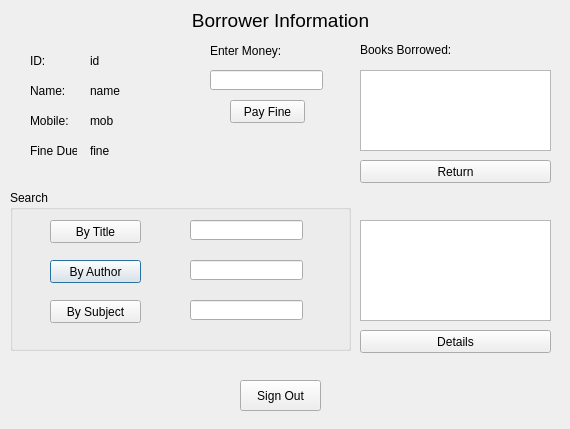
<?xml version="1.0" encoding="UTF-8"?>
<ui version="4.0">
 <class>BorrowerData</class>
 <widget class="QDialog" name="BorrowerData">
  <property name="geometry">
   <rect>
    <x>0</x>
    <y>0</y>
    <width>570</width>
    <height>429</height>
   </rect>
  </property>
  <property name="windowTitle">
   <string>Dialog</string>
  </property>
  <widget class="QLabel" name="label_2">
   <property name="geometry">
    <rect>
     <x>30</x>
     <y>80</y>
     <width>47</width>
     <height>21</height>
    </rect>
   </property>
   <property name="text">
    <string>Name:</string>
   </property>
  </widget>
  <widget class="QLabel" name="stuID">
   <property name="geometry">
    <rect>
     <x>90</x>
     <y>50</y>
     <width>101</width>
     <height>21</height>
    </rect>
   </property>
   <property name="text">
    <string>id</string>
   </property>
  </widget>
  <widget class="QLabel" name="label">
   <property name="geometry">
    <rect>
     <x>30</x>
     <y>50</y>
     <width>47</width>
     <height>21</height>
    </rect>
   </property>
   <property name="text">
    <string>ID:</string>
   </property>
  </widget>
  <widget class="QLabel" name="stuMob">
   <property name="geometry">
    <rect>
     <x>90</x>
     <y>110</y>
     <width>101</width>
     <height>21</height>
    </rect>
   </property>
   <property name="text">
    <string>mob</string>
   </property>
  </widget>
  <widget class="QLabel" name="label_5">
   <property name="geometry">
    <rect>
     <x>360</x>
     <y>40</y>
     <width>91</width>
     <height>20</height>
    </rect>
   </property>
   <property name="text">
    <string>Books Borrowed: </string>
   </property>
  </widget>
  <widget class="QLabel" name="label_4">
   <property name="geometry">
    <rect>
     <x>120</x>
     <y>10</y>
     <width>321</width>
     <height>20</height>
    </rect>
   </property>
   <property name="font">
    <font>
     <pointsize>14</pointsize>
    </font>
   </property>
   <property name="layoutDirection">
    <enum>Qt::LeftToRight</enum>
   </property>
   <property name="styleSheet">
    <string notr="true"/>
   </property>
   <property name="text">
    <string>Borrower Information</string>
   </property>
   <property name="alignment">
    <set>Qt::AlignCenter</set>
   </property>
  </widget>
  <widget class="QGroupBox" name="groupBox">
   <property name="geometry">
    <rect>
     <x>10</x>
     <y>190</y>
     <width>341</width>
     <height>161</height>
    </rect>
   </property>
   <property name="title">
    <string>Search</string>
   </property>
   <widget class="QPushButton" name="author_btn_2">
    <property name="geometry">
     <rect>
      <x>40</x>
      <y>70</y>
      <width>91</width>
      <height>23</height>
     </rect>
    </property>
    <property name="text">
     <string>By Author</string>
    </property>
   </widget>
   <widget class="QLineEdit" name="title_2">
    <property name="geometry">
     <rect>
      <x>180</x>
      <y>30</y>
      <width>113</width>
      <height>20</height>
     </rect>
    </property>
   </widget>
   <widget class="QLineEdit" name="subject_2">
    <property name="geometry">
     <rect>
      <x>180</x>
      <y>110</y>
      <width>113</width>
      <height>20</height>
     </rect>
    </property>
   </widget>
   <widget class="QLineEdit" name="author_2">
    <property name="geometry">
     <rect>
      <x>180</x>
      <y>70</y>
      <width>113</width>
      <height>20</height>
     </rect>
    </property>
   </widget>
   <widget class="QPushButton" name="subject_btn_2">
    <property name="geometry">
     <rect>
      <x>40</x>
      <y>110</y>
      <width>91</width>
      <height>23</height>
     </rect>
    </property>
    <property name="text">
     <string>By Subject</string>
    </property>
   </widget>
   <widget class="QPushButton" name="title_btn_2">
    <property name="geometry">
     <rect>
      <x>40</x>
      <y>30</y>
      <width>91</width>
      <height>23</height>
     </rect>
    </property>
    <property name="text">
     <string>By Title</string>
    </property>
   </widget>
  </widget>
  <widget class="QLabel" name="stuName">
   <property name="geometry">
    <rect>
     <x>90</x>
     <y>80</y>
     <width>101</width>
     <height>21</height>
    </rect>
   </property>
   <property name="text">
    <string>name</string>
   </property>
  </widget>
  <widget class="QPushButton" name="signOut">
   <property name="geometry">
    <rect>
     <x>240</x>
     <y>380</y>
     <width>81</width>
     <height>31</height>
    </rect>
   </property>
   <property name="text">
    <string>Sign Out</string>
   </property>
  </widget>
  <widget class="QListWidget" name="listWidget">
   <property name="geometry">
    <rect>
     <x>360</x>
     <y>70</y>
     <width>191</width>
     <height>81</height>
    </rect>
   </property>
  </widget>
  <widget class="QLabel" name="label_3">
   <property name="geometry">
    <rect>
     <x>30</x>
     <y>110</y>
     <width>47</width>
     <height>21</height>
    </rect>
   </property>
   <property name="text">
    <string>Mobile:</string>
   </property>
  </widget>
  <widget class="QListWidget" name="listWidget_2">
   <property name="geometry">
    <rect>
     <x>360</x>
     <y>220</y>
     <width>191</width>
     <height>101</height>
    </rect>
   </property>
  </widget>
  <widget class="QLabel" name="label_6">
   <property name="geometry">
    <rect>
     <x>360</x>
     <y>190</y>
     <width>191</width>
     <height>21</height>
    </rect>
   </property>
   <property name="text">
    <string/>
   </property>
   <property name="alignment">
    <set>Qt::AlignCenter</set>
   </property>
  </widget>
  <widget class="QPushButton" name="details">
   <property name="geometry">
    <rect>
     <x>360</x>
     <y>330</y>
     <width>191</width>
     <height>23</height>
    </rect>
   </property>
   <property name="text">
    <string>Details</string>
   </property>
  </widget>
  <widget class="QLabel" name="label_7">
   <property name="geometry">
    <rect>
     <x>30</x>
     <y>140</y>
     <width>47</width>
     <height>21</height>
    </rect>
   </property>
   <property name="text">
    <string>Fine Due:</string>
   </property>
  </widget>
  <widget class="QLabel" name="stuFine">
   <property name="geometry">
    <rect>
     <x>90</x>
     <y>140</y>
     <width>101</width>
     <height>21</height>
    </rect>
   </property>
   <property name="text">
    <string>fine</string>
   </property>
  </widget>
  <widget class="QLineEdit" name="money">
   <property name="geometry">
    <rect>
     <x>210</x>
     <y>70</y>
     <width>113</width>
     <height>20</height>
    </rect>
   </property>
  </widget>
  <widget class="QLabel" name="label_8">
   <property name="geometry">
    <rect>
     <x>210</x>
     <y>40</y>
     <width>111</width>
     <height>21</height>
    </rect>
   </property>
   <property name="text">
    <string>Enter Money:</string>
   </property>
  </widget>
  <widget class="QPushButton" name="pay">
   <property name="geometry">
    <rect>
     <x>230</x>
     <y>100</y>
     <width>75</width>
     <height>23</height>
    </rect>
   </property>
   <property name="text">
    <string>Pay Fine</string>
   </property>
  </widget>
  <widget class="QLabel" name="fineinfo">
   <property name="geometry">
    <rect>
     <x>210</x>
     <y>140</y>
     <width>111</width>
     <height>21</height>
    </rect>
   </property>
   <property name="text">
    <string/>
   </property>
   <property name="alignment">
    <set>Qt::AlignCenter</set>
   </property>
  </widget>
  <widget class="QPushButton" name="return_2">
   <property name="geometry">
    <rect>
     <x>360</x>
     <y>160</y>
     <width>191</width>
     <height>23</height>
    </rect>
   </property>
   <property name="text">
    <string>Return</string>
   </property>
  </widget>
 </widget>
 <resources/>
 <connections/>
</ui>
